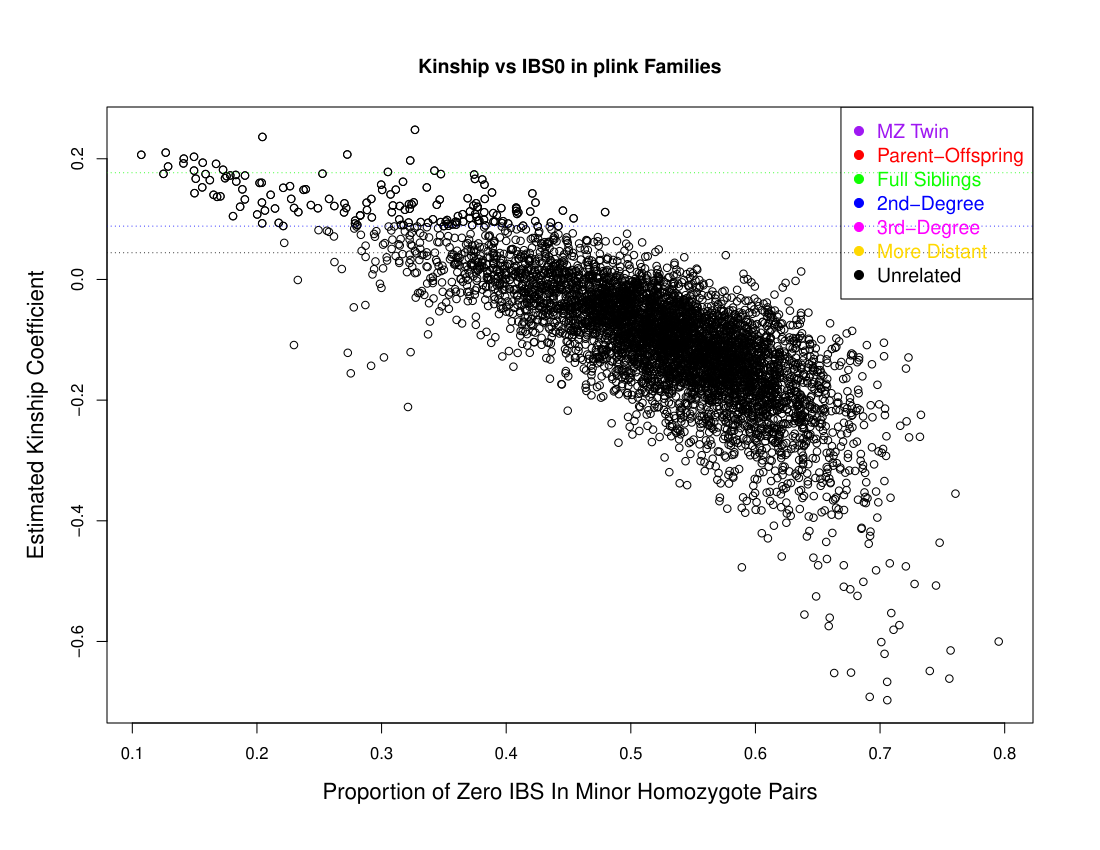

Source code (R):
## plink_relplot.R for KING --related, by Wei-Min Chen
rm(list=ls(all=TRUE))
postscript("plink_relplot.ps", paper="letter", horizontal=T)
data<-c()
if(file.exists("plink.kin")) data <- read.table(file="plink.kin", header=T)
allcolors <- c("purple", "red", "green", "blue", "magenta", "gold", "black")
allrelatives <- c("MZ Twin", "Parent-Offspring", "Full Siblings", "2nd-Degree", "3rd-Degree", "More Distant", "Unrelated")
if(length(data$IBD1Seg)>0 & length(data$IBD2Seg)>0){
allpair <- data$PropIBD>0 | data$Kinship>0.04419
d0 <- data$Phi==0.5
d1.PO <- data$Phi==0.25 & data$Z0==0
d1.FS <- data$Phi==0.25 & data$Z0>0
d2 <- data$Phi>0.08839 & data$Phi<=0.17678
d3 <- data$Phi>0.04419 & data$Phi<=0.08839
dO <- data$Phi>0 & data$Phi<=0.04419
dU <- data$Phi==0 & allpair
plot(data$IBD1Seg[dU], data$IBD2Seg[dU], type="p", col = "black", cex.lab=1.2,
xlim=c(min(data$IBD1Seg[allpair]), max(data$IBD1Seg[allpair])),
ylim=c(min(data$IBD2Seg[allpair]), max(data$IBD2Seg[allpair])),
main = "IBD Segments In plink Families",
xlab=expression(paste("Length Proportion of IBD1 Segments (", pi[1], ")", sep="")),
ylab=expression(paste("Length Proportion of IBD2 Segments (", pi[2], ")", sep="")))
points(data$IBD1Seg[d0], data$IBD2Seg[d0], col="purple")
points(data$IBD1Seg[d1.PO], data$IBD2Seg[d1.PO], col="red")
points(data$IBD1Seg[d1.FS], data$IBD2Seg[d1.FS], col="green")
points(data$IBD1Seg[d2], data$IBD2Seg[d2], col="blue")
points(data$IBD1Seg[d3], data$IBD2Seg[d3], col="magenta")
points(data$IBD1Seg[dO], data$IBD2Seg[dO], col="gold")
points(data$IBD1Seg[dU & data$PropIBD>0.08838835], data$IBD2Seg[dU & data$PropIBD>0.08838835], col="black")
points(data$IBD1Seg[d1.FS & data$IBD2Seg<0.08], data$IBD2Seg[d1.FS & data$IBD2Seg<0.08], col="green")
points(data$IBD1Seg[d1.PO & data$IBD1Seg+data$IBD2Seg<0.9], data$IBD2Seg[d1.PO & data$IBD1Seg+data$IBD2Seg<0.9], col="red")
abline(h = 0.08, col = "green", lty = 3, lwd = 2)
abline(a = 0.96, b = -1, col = "red", lty = 3, lwd = 2)
abline(a = 0.3535534, b = -0.5, col = "green", lty = 3, lwd = 2)
abline(a = 0.1767767, b = -0.5, col = "blue", lty = 3, lwd = 2)
abline(a = 0.08838835, b = -0.5, col = "magenta", lty = 3, lwd = 2)
abline(a = 0.04419, b = -0.5, col = "gold", lty = 3, lwd = 2)
legend("topright", allrelatives, col=allcolors, text.col=allcolors, pch=19, cex=1.2)
allpair <- data$PropIBD>0 | data$Kinship>0.04419
d0 <- data$Phi==0.5
d1.PO <- data$Phi==0.25 & data$Z0==0
d1.FS <- data$Phi==0.25 & data$Z0>0
d2 <- data$Phi>0.08839 & data$Phi<=0.17678
d3 <- data$Phi>0.04419 & data$Phi<=0.08839
dO <- data$Phi>0 & data$Phi<=0.04419
dU <- data$Phi==0 & allpair
plot(data$PropIBD[dU], data$Kinship[dU], type="p", col = "black", cex.lab=1.2,
xlim=c(min(data$PropIBD[allpair]), max(data$PropIBD[allpair])),
ylim=c(min(data$Kinship[allpair]), max(data$Kinship[allpair])),
main = paste("Kinship vs Proportion IBD (Corr=", round(cor(data$Kinship[data$PropIBD>0], data$PropIBD[data$PropIBD>0]),digit=3),") in plink Families",sep=""),
xlab=expression(paste("Proportion of Genomes IBD (", pi,"=",pi[2]+pi[1]/2,")",sep="")),
ylab = expression(paste("Estimated Kinship Coefficient (", phi, ")",sep="")))
points(data$PropIBD[d0], data$Kinship[d0], col="purple")
points(data$PropIBD[d1.FS], data$Kinship[d1.FS], col="green")
points(data$PropIBD[d1.PO], data$Kinship[d1.PO], col="red")
points(data$PropIBD[d2], data$Kinship[d2], col="blue")
points(data$PropIBD[d3], data$Kinship[d3], col="magenta")
points(data$PropIBD[dO], data$Kinship[dO], col="gold")
points(data$PropIBD[dU & data$Kinship>0.088], data$Kinship[dU & data$Kinship>0.088], col="black")
abline(h = 0.35355, col = "purple", lty = 3)
abline(h = 0.17678, col = "green", lty = 3)
abline(h = 0.08838, col = "blue", lty = 3)
abline(h = 0.04419, col = "magenta", lty = 3)
abline(h = 0.02210, col = "gold", lty = 3)
abline(a = 0, b = 0.5, lty = 1)
abline(a = 0, b = 0.7071068, lty = 3)
abline(a = 0, b = 0.3535534, lty = 3)
abline(v = 0.70711, col = "purple", lty = 3)
abline(v = 0.35355, col = "green", lty = 3)
abline(v = 0.17678, col = "blue", lty = 3)
abline(v = 0.08838, col = "magenta", lty = 3)
abline(v = 0.04419, col = "gold", lty = 3)
text(x=0.35355, y=0.35355, "1st", adj=c(0,1), col="green")
text(x=0.17678, y=0.17678, "2nd", adj=c(0,1), col="blue")
text(x=0.08839, y=0.08839, "3rd", adj=c(0,1), col="magenta")
text(x=0.04419, y=0.04419, "4th", adj=c(0,1), col="gold")
legend("bottomright", allrelatives, col=allcolors, text.col=allcolors, pch=19, cex=1.2)
}else if(length(data$Kinship)>0){
d0 <- data$Phi==0.5
d1.PO <- data$Phi==0.25 & data$Z0==0
d1.FS <- data$Phi==0.25 & data$Z0>0
d2 <- data$Phi==0.125
dU <- data$Phi==0
dO <- !d0 & !d1.PO & !d1.FS & !d2 & !dU
plot(data$HomIBS0[dU], data$Kinship[dU], type="p", col = "black", cex.lab=1.3,
xlim=c(min(data$HomIBS0), max(data$HomIBS0)),
ylim=c(min(data$Kinship), max(data$Kinship)),
main = "Kinship vs IBS0 in plink Families",
xlab="Proportion of Zero IBS In Minor Homozygote Pairs", ylab = "Estimated Kinship Coefficient")
points(data$HomIBS0[d0], data$Kinship[d0], col="purple")
points(data$HomIBS0[d1.PO], data$Kinship[d1.PO], col="red")
points(data$HomIBS0[d1.FS], data$Kinship[d1.FS], col="green")
points(data$HomIBS0[d2], data$Kinship[d2], col="blue")
points(data$HomIBS0[dO], data$Kinship[dO], col="gold")
points(data$HomIBS0[dU & data$Kinship>0.088], data$Kinship[dU & data$Kinship>0.088], col="black")
abline(h = 0.3536, col = "red", lty = 3)
abline(h = 0.1768, col = "green", lty = 3)
abline(h = 0.0884, col = "blue", lty = 3)
abline(h = 0.0442, col = "black", lty = 3)
legend("topright", allrelatives, col=allcolors, text.col=allcolors, pch=19, cex=1.2)
plot(data$HetConc[dU], data$Kinship[dU], type="p",
col = "black", cex.lab=1.3,
xlim = c(min(data$HetConc), max(data$HetConc[data$HetConc<0.8])),
ylim = c(min(data$Kinship), max(data$Kinship[data$HetConc<0.8])),
main = "Kinship vs Heterozygote Concordance In plink Families",
xlab="Heterozygote Concordance Rate", ylab = "Estimated Kinship Coefficient")
points(data$HetConc[d1.PO], data$Kinship[d1.PO], col="red")
points(data$HetConc[d1.FS], data$Kinship[d1.FS], col="green")
points(data$HetConc[d2], data$Kinship[d2], col="blue")
points(data$HetConc[dO], data$Kinship[dO], col="gold")
points(data$HetConc[dU & data$Kinship>0.088], data$Kinship[dU & data$Kinship>0.088], col="black")
abline(h = 0.3536, col = "red", lty = 3)
abline(h = 0.1768, col = "green", lty = 3)
abline(h = 0.0884, col = "blue", lty = 3)
abline(h = 0.0442, col = "black", lty = 3)
legend("bottomright", allrelatives, col=allcolors, text.col=allcolors, pch=19, cex=1.2)
if(sum(d1.FS)>20){
y.cut <- 2^-2.5
x.FS <- quantile(data$HetConc[d1.FS], probs=c(0.1, 0.9))
y.FS <- quantile(data$Kinship[d1.FS], probs=c(0.1, 0.9))
slope.FS <- (y.FS[2]-y.FS[1]) / (x.FS[2]-x.FS[1])
a.FS <- y.FS[1]-x.FS[1]*slope.FS
abline(a=a.FS, b=slope.FS, col="green")
x.cut.FS <- (y.cut - a.FS)/slope.FS
}
if(sum(d2)>20){
x.d2 <- quantile(data$HetConc[d2], probs=c(0.9, 0.1))
y.d2 <- quantile(data$Kinship[d2], probs=c(0.9, 0.1))
slope.d2 <- (y.d2[2]-y.d2[1]) / (x.d2[2]-x.d2[1])
a.d2 <- y.d2[1]-x.d2[1]*slope.d2
abline(a=a.d2, b=slope.d2, col="blue")
x.cut.d2 <- (y.cut - a.d2)/slope.d2
x.cut <- sqrt(x.cut.d2 * x.cut.FS)
}
if(sum(d1.FS)>20 & sum(d2)>20){
print(c(x.cut.d2, x.cut.FS, x.cut))
abline(v=x.cut, col="purple", lty=3)
text(x=x.cut, y=0.3, labels=round(x.cut,digit=3),col="purple")
points(data$HetConc[d1.FS & data$HetConc < x.cut], data$Kinship[d1.FS & data$HetConc < x.cut], col="green")
}
}

if(!file.exists("plink.kin0")) quit()
data <- read.table(file = "plink.kin0", header=T)
if(length(data$IBD1Seg)>0 & length(data$IBD2Seg)>0){
d0 <- data$IBD2Seg>0.7
d1.PO <- (!d0) & data$IBD1Seg+data$IBD2Seg>0.96 | (data$IBD1Seg+data$IBD2Seg>0.9 & data$IBD2Seg<0.08)
d1.FS <- (!d0) & (!d1.PO) & data$PropIBD>0.35355 & data$IBD2Seg>=0.08
d2 <- data$PropIBD>0.17678 & data$IBD1Seg+data$IBD2Seg<=0.9 & (!d1.FS)
d3 <- data$PropIBD>0.08839 & data$PropIBD<=0.17678
d4 <- data$PropIBD>0.04419 & data$PropIBD<=0.08839
dU <- data$PropIBD>0 & data$PropIBD<=0.04419
plot(data$IBD1Seg[dU], data$IBD2Seg[dU], type="p", col = "black", cex.lab=1.2,
xlim=c(min(data$IBD1Seg), max(data$IBD1Seg)),
ylim=c(min(data$IBD2Seg), max(data$IBD2Seg)),
main = "IBD Segments In Inferred plink Relatives",
xlab=expression(paste("Length Proportion of IBD1 Segments (", pi[1], ")",sep="")),
ylab=expression(paste("Length Proportion of IBD2 Segments (", pi[2], ")",sep="")))
points(data$IBD1Seg[d0], data$IBD2Seg[d0], col="purple")
points(data$IBD1Seg[d1.PO], data$IBD2Seg[d1.PO], col="red")
points(data$IBD1Seg[d1.FS], data$IBD2Seg[d1.FS], col="green")
points(data$IBD1Seg[d2], data$IBD2Seg[d2], col="blue")
points(data$IBD1Seg[d3], data$IBD2Seg[d3], col="magenta")
points(data$IBD1Seg[d4], data$IBD2Seg[d4], col="gold")
abline(h = 0.08, col = "green", lty = 3, lwd = 2)
abline(a = 0.96, b = -1, col = "red", lty = 3, lwd = 2)
abline(a = 0.3535534, b = -0.5, col = "green", lty = 3, lwd = 2)
abline(a = 0.1767767, b = -0.5, col = "blue", lty = 3, lwd = 2)
abline(a = 0.08838835, b = -0.5, col = "magenta", lty = 3, lwd = 2)
abline(a = 0.04419, b = -0.5, col = "gold", lty = 3, lwd = 2)
allcolors <- c("purple", "red", "green", "blue", "magenta", "gold", "black")
legend("topright", c("Inferred MZ", "Inferred PO", "Inferred FS", "Inferred 2nd", "Inferred 3rd", "Inferred 4th", "Inferred UN"),
  col=allcolors, text.col = allcolors, pch = 19, cex = 1.2)
}
if(length(data$IBD1Seg)>0 & length(data$IBD2Seg)>0){
d0 <- data$IBD2Seg>0.7
d1.PO <- (!d0) & data$IBD1Seg+data$IBD2Seg>0.96 | (data$IBD1Seg+data$IBD2Seg>0.9 & data$IBD2Seg<0.08)
d1.FS <- (!d0) & (!d1.PO) & data$PropIBD>0.35355 & data$IBD2Seg>=0.08
d2 <- data$PropIBD>0.17678 & data$IBD1Seg+data$IBD2Seg<=0.9 & (!d1.FS)
d3 <- data$PropIBD>0.08839 & data$PropIBD<=0.17678
d4 <- data$PropIBD>0.04419 & data$PropIBD<=0.08839
dU <- data$PropIBD<=0.04419
plot(data$PropIBD[d1.FS], data$Kinship[d1.FS], type="p", col="green", cex.lab=1.2,
xlim=c(min(data$PropIBD), max(data$PropIBD)),
ylim=c(min(data$Kinship), max(data$Kinship)),
main = paste("Kinship vs Proportion IBD (Corr=", round(cor(data$Kinship[data$PropIBD>0], data$PropIBD[data$PropIBD>0]),digit=3),") in Inferred plink Relatives",sep=""),
xlab=expression(paste("Proportion of Genomes IBD (", pi,"=",pi[2]+pi[1]/2,")",sep="")), 
ylab = expression(paste("Estimated Kinship Coefficient (", phi, ")",sep="")))
points(data$PropIBD[d1.PO], data$Kinship[d1.PO], col="red")
points(data$PropIBD[d0], data$Kinship[d0], col="purple")
points(data$PropIBD[d2], data$Kinship[d2], col="blue")
points(data$PropIBD[d3], data$Kinship[d3], col="magenta")
points(data$PropIBD[d4], data$Kinship[d4], col="gold")
points(data$PropIBD[dU], data$Kinship[dU], col="black")
abline(h = 0.35355, col = "purple", lty = 3)
abline(h = 0.17678, col = "green", lty = 3)
abline(h = 0.08839, col = "blue", lty = 3)
abline(h = 0.04419, col = "magenta", lty = 3)
abline(h = 0.02210, col = "gold", lty = 3)
abline(a = 0, b = 0.5, lty = 1)
abline(a = 0, b = 0.7071068, lty = 3)
abline(a = 0, b = 0.3535534, lty = 3)
abline(v = 0.70711, col = "purple", lty = 3)
abline(v = 0.35355, col = "green", lty = 3)
abline(v = 0.17678, col = "blue", lty = 3)
abline(v = 0.08839, col = "magenta", lty = 3)
abline(v = 0.04419, col = "gold", lty = 3)
text(x=0.35355, y=0.35355, "1st", adj=c(0,1), col="green")
text(x=0.17678, y=0.17678, "2nd", adj=c(0,1), col="blue")
text(x=0.08839, y=0.08839, "3rd", adj=c(0,1), col="magenta")
text(x=0.04419, y=0.04419, "4th", adj=c(0,1), col="gold")
legend("bottomright", c("Inferred MZ", "Inferred PO", "Inferred FS", "Inferred 2nd", "Inferred 3rd", "Inferred 4th", "Inferred UN"),
col=allcolors, text.col = allcolors, pch = 19, cex = 1.2)
}
dev.off()
rm(list=ls(all=TRUE))
